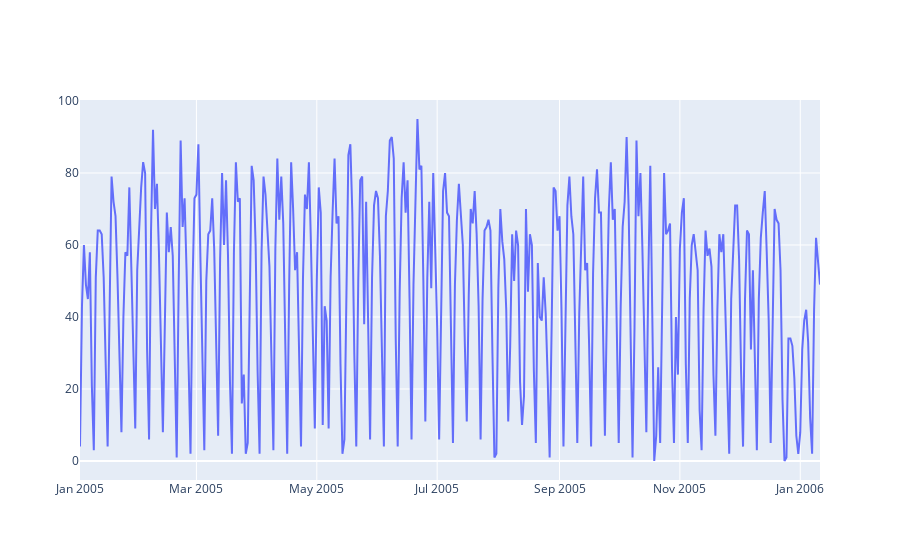

This figure's notebook cell:
### Code cell
fig = go.Figure(data=go.Line(x=x,y=y))
fig.show()

### Figure 1 — Plotly figure (JSON) as saved in the notebook; plotly's stock layout.template omitted (floating-point values rounded to 4 significant figures; data arrays with more than 128 entries replaced by an {"elided": "..."} marker saying what was removed)
{"data": [{"type": "scatter", "x": {"elided": "376 str values"}, "y": {"elided": "376 int values"}}], "layout": {}}
